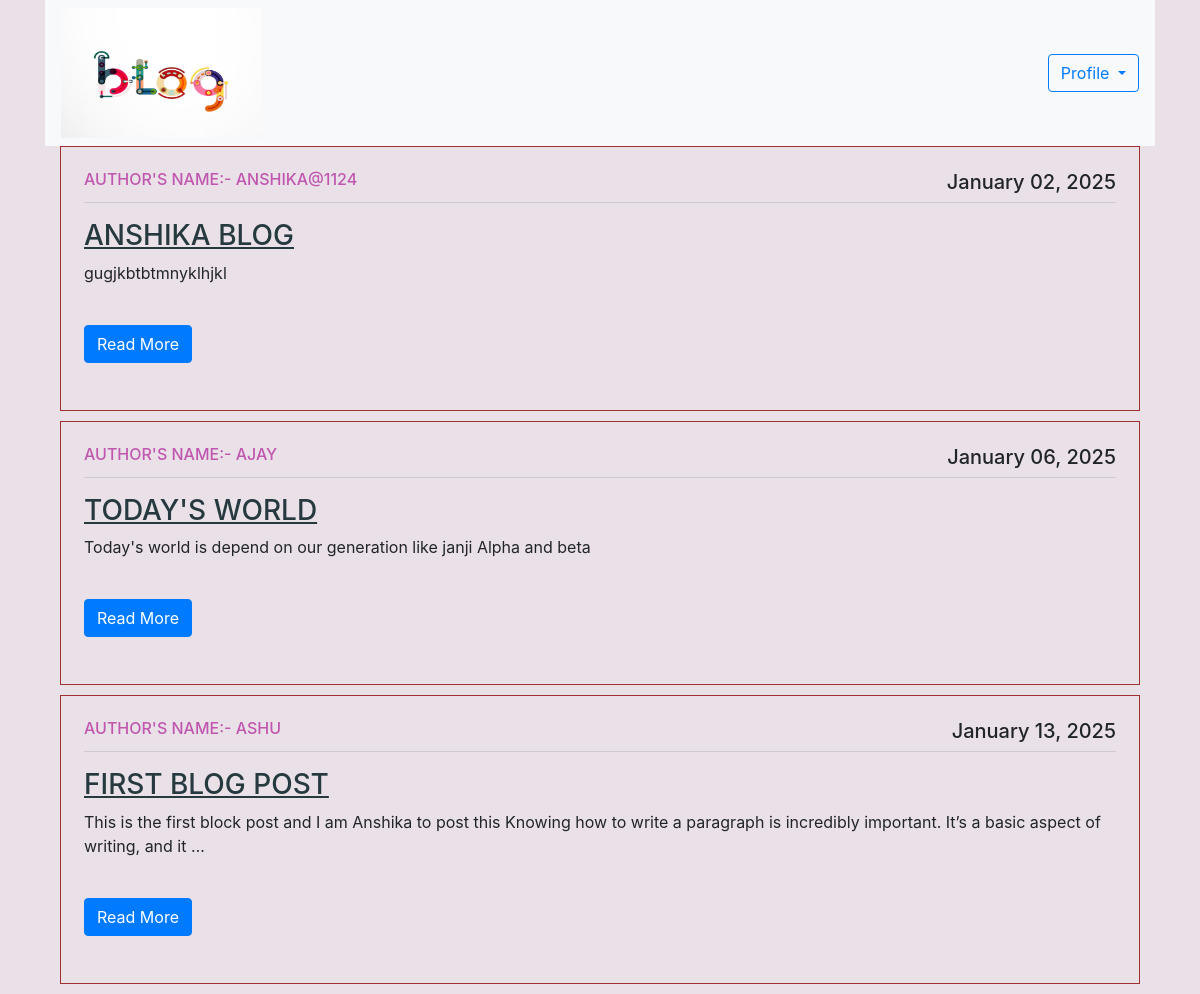
The page /base/ on the database as committed earlier.
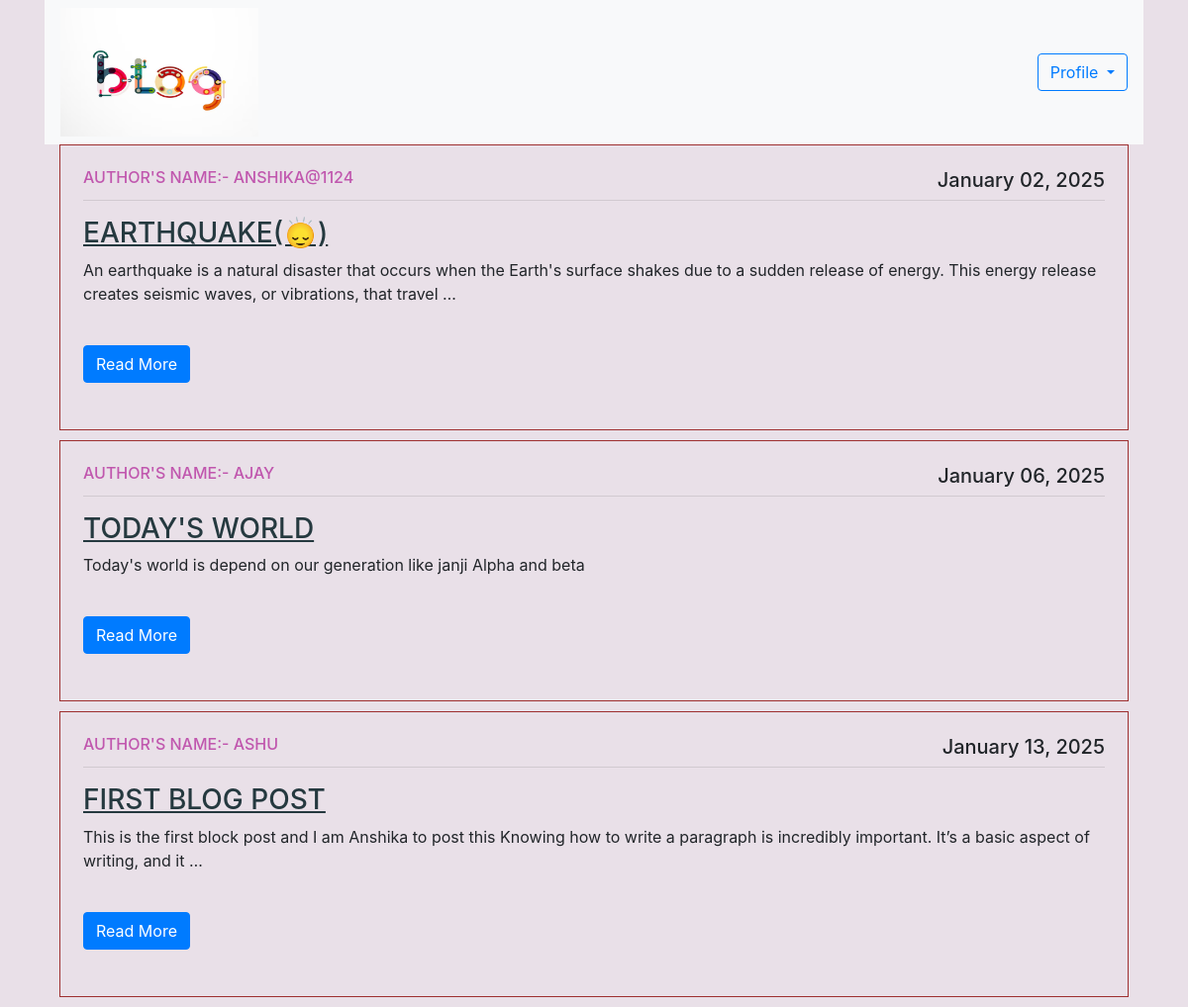
The same page on the database as committed later.
### blogapp/models.py (models this page shows)
class Post(models.Model):
    title = models.CharField(max_length=100)
    content = models.TextField()
    date_posted = models.DateTimeField(default=timezone.now)
    author = models.ForeignKey(User, on_delete=models.CASCADE)
    def __str__(self):
        return self.title

### blogapp/views.py (the view)
# urls.py: path('base/', views.base, name='base'),
def base(request):
    posts = Post.objects.all()
    print(posts)
    return render(request, 'base.html', {'posts': posts})

### blogapp/templates/base.html (shortened to what this page needs)
{% extends 'home.html' %}
{% block content %}
{% load static %}
<div class="container ">
<nav class="navbar navbar-expand-lg navbar-light bg-light w-200 height-150"  >
	<div class="collapse navbar-collapse" id="navbarSupportedContent">
		<ul class="navbar-nav mr-auto ">
			<li><a href="base/"><img class="w-300" height="130" width="200" src="{% static 'base.avif' %}" alt=""></a></li>
		</ul>
		<form class="form-inline my-2 my-lg-0">
			<div class="dropdown">
				<button class="btn btn-outline-primary dropdown-toggle" type="button" id="dropdownMenuButton"
					data-toggle="dropdown" aria-haspopup="true" aria-expanded="false">
					Profile
				</button>
			</div>
		</form>
	</div>
</nav>
<div class="container custom-container" style="max-width: 1350px; ">
        {% for post in posts%}
	<article class="media content-section">
		<div class="media-body" style="border: 1px solid rgb(158, 48, 48); padding: 23px; margin-bottom: 10px;">
			<div class="article-metadata">
<h6 class="text-uppercase" style="text-align:left;float:left; color: #c057ae;">Author's Name:-  {{ post.author }}</h6>
				<h5 style="text-align:right;float:right;">{{ post.date_posted|date:"F d, Y" }}</h5>
				<hr style="clear:both;" />
			</div>
			<h3 class="text-uppercase" style="color: rgb(37, 57, 63); text-decoration:underline;">{{ post.title }}</h3>
			<p class="article-content">{{ post.content | truncatewords:30 }}</p>
<br>
			<a href="{% url 'post_detail' post.pk %}" class="btn btn-primary">Read More</a>
			<br><br>
		</div>
	</article>
	{% endfor %}
</div>
</div>
{% endblock %}

Rows that differ between the two databases and show on the page:
changed Post "ANSHIKA@1124": title "ANSHIKA BLOG" → "EARTHQUAKE(🙂‍↕️)"; content "gugjkbtbtmnyklhjkl" → "An earthquake is a natural disaster that occurs when the Earth's surface shakes due to a sudden release of energy. This energy release creates seismic waves, or vibrations, that travel …"
